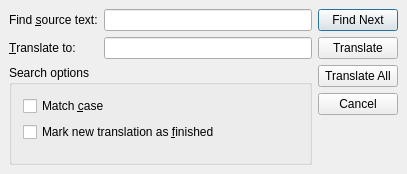
<?xml version="1.0" encoding="UTF-8"?>
<ui version="4.0">
 <comment>*********************************************************************
**
** Copyright (C) 2015 The Qt Company Ltd.
** Contact: http://www.qt.io/licensing/
**
** This file is part of the Qt Linguist of the Qt Toolkit.
**
** $QT_BEGIN_LICENSE:LGPL$
** Commercial License Usage
** Licensees holding valid commercial Qt licenses may use this file in
** accordance with the commercial license agreement provided with the
** Software or, alternatively, in accordance with the terms contained in
** a written agreement between you and The Qt Company. For licensing terms
** and conditions see http://www.qt.io/terms-conditions. For further
** information use the contact form at http://www.qt.io/contact-us.
**
** GNU Lesser General Public License Usage
** Alternatively, this file may be used under the terms of the GNU Lesser
** General Public License version 2.1 or version 3 as published by the Free
** Software Foundation and appearing in the file LICENSE.LGPLv21 and
** LICENSE.LGPLv3 included in the packaging of this file. Please review the
** following information to ensure the GNU Lesser General Public License
** requirements will be met: https://www.gnu.org/licenses/lgpl.html and
** http://www.gnu.org/licenses/old-licenses/lgpl-2.1.html.
**
** As a special exception, The Qt Company gives you certain additional
** rights. These rights are described in The Qt Company LGPL Exception
** version 1.1, included in the file LGPL_EXCEPTION.txt in this package.
**
** GNU General Public License Usage
** Alternatively, this file may be used under the terms of the GNU
** General Public License version 3.0 as published by the Free Software
** Foundation and appearing in the file LICENSE.GPL included in the
** packaging of this file.  Please review the following information to
** ensure the GNU General Public License version 3.0 requirements will be
** met: http://www.gnu.org/copyleft/gpl.html.
**
** $QT_END_LICENSE$
**
*********************************************************************</comment>
 <class>TranslateDialog</class>
 <widget class="QDialog" name="translateDialog">
  <property name="geometry">
   <rect>
    <x>0</x>
    <y>0</y>
    <width>407</width>
    <height>174</height>
   </rect>
  </property>
  <property name="sizePolicy">
   <sizepolicy hsizetype="Preferred" vsizetype="Maximum">
    <horstretch>0</horstretch>
    <verstretch>0</verstretch>
   </sizepolicy>
  </property>
  <property name="whatsThis">
   <string>This window allows you to search for some text in the translation source file.</string>
  </property>
  <layout class="QHBoxLayout">
   <property name="spacing">
    <number>6</number>
   </property>
   <property name="margin">
    <number>9</number>
   </property>
   <item>
    <layout class="QVBoxLayout">
     <property name="spacing">
      <number>6</number>
     </property>
     <property name="margin">
      <number>0</number>
     </property>
     <item>
      <layout class="QGridLayout">
       <property name="margin">
        <number>0</number>
       </property>
       <property name="spacing">
        <number>6</number>
       </property>
       <item row="1" column="1">
        <widget class="QLineEdit" name="ledTranslateTo">
         <property name="whatsThis">
          <string>Type in the text to search for.</string>
         </property>
        </widget>
       </item>
       <item row="0" column="0">
        <widget class="QLabel" name="findWhat">
         <property name="text">
          <string>Find &amp;source text:</string>
         </property>
         <property name="buddy">
          <cstring>ledFindWhat</cstring>
         </property>
        </widget>
       </item>
       <item row="1" column="0">
        <widget class="QLabel" name="translateTo">
         <property name="text">
          <string>&amp;Translate to:</string>
         </property>
         <property name="buddy">
          <cstring>ledTranslateTo</cstring>
         </property>
        </widget>
       </item>
       <item row="0" column="1">
        <widget class="QLineEdit" name="ledFindWhat">
         <property name="whatsThis">
          <string>Type in the text to search for.</string>
         </property>
        </widget>
       </item>
      </layout>
     </item>
     <item>
      <widget class="QGroupBox" name="groupBox">
       <property name="title">
        <string>Search options</string>
       </property>
       <layout class="QVBoxLayout">
        <item>
         <widget class="QCheckBox" name="ckMatchCase">
          <property name="whatsThis">
           <string>Texts such as 'TeX' and 'tex' are considered as different when checked.</string>
          </property>
          <property name="text">
           <string>Match &amp;case</string>
          </property>
         </widget>
        </item>
        <item>
         <widget class="QCheckBox" name="ckMarkFinished">
          <property name="text">
           <string>Mark new translation as &amp;finished</string>
          </property>
         </widget>
        </item>
        <item>
         <spacer>
          <property name="orientation">
           <enum>Qt::Vertical</enum>
          </property>
          <property name="sizeHint" stdset="0">
           <size>
            <width>20</width>
            <height>40</height>
           </size>
          </property>
         </spacer>
        </item>
       </layout>
      </widget>
     </item>
    </layout>
   </item>
   <item>
    <layout class="QVBoxLayout">
     <property name="spacing">
      <number>6</number>
     </property>
     <property name="margin">
      <number>0</number>
     </property>
     <item>
      <widget class="QPushButton" name="findNxt">
       <property name="whatsThis">
        <string>Click here to find the next occurrence of the text you typed in.</string>
       </property>
       <property name="text">
        <string>Find Next</string>
       </property>
       <property name="default">
        <bool>true</bool>
       </property>
       <property name="flat">
        <bool>false</bool>
       </property>
      </widget>
     </item>
     <item>
      <widget class="QPushButton" name="translate">
       <property name="text">
        <string>Translate</string>
       </property>
      </widget>
     </item>
     <item>
      <widget class="QPushButton" name="translateAll">
       <property name="text">
        <string>Translate All</string>
       </property>
      </widget>
     </item>
     <item>
      <widget class="QPushButton" name="cancel">
       <property name="whatsThis">
        <string>Click here to close this window.</string>
       </property>
       <property name="text">
        <string>Cancel</string>
       </property>
      </widget>
     </item>
     <item>
      <spacer>
       <property name="orientation">
        <enum>Qt::Vertical</enum>
       </property>
       <property name="sizeType">
        <enum>QSizePolicy::Expanding</enum>
       </property>
       <property name="sizeHint" stdset="0">
        <size>
         <width>20</width>
         <height>51</height>
        </size>
       </property>
      </spacer>
     </item>
    </layout>
   </item>
  </layout>
 </widget>
 <layoutdefault spacing="6" margin="11"/>
 <tabstops>
  <tabstop>ledFindWhat</tabstop>
  <tabstop>ledTranslateTo</tabstop>
  <tabstop>findNxt</tabstop>
  <tabstop>translate</tabstop>
  <tabstop>translateAll</tabstop>
  <tabstop>cancel</tabstop>
  <tabstop>ckMatchCase</tabstop>
  <tabstop>ckMarkFinished</tabstop>
 </tabstops>
 <resources/>
 <connections>
  <connection>
   <sender>cancel</sender>
   <signal>clicked()</signal>
   <receiver>translateDialog</receiver>
   <slot>reject()</slot>
   <hints>
    <hint type="sourcelabel">
     <x>360</x>
     <y>132</y>
    </hint>
    <hint type="destinationlabel">
     <x>357</x>
     <y>151</y>
    </hint>
   </hints>
  </connection>
 </connections>
</ui>
